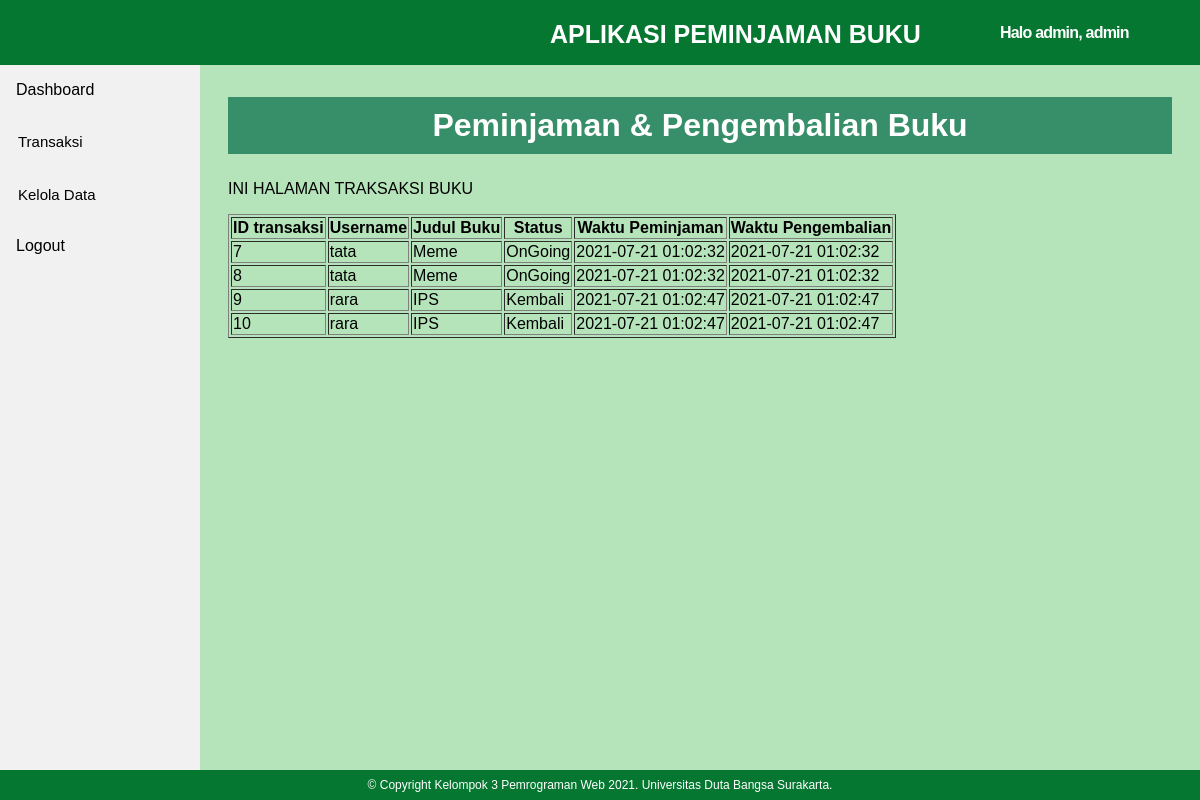
The app's page /dashboard/peminjaman.php (signed in) with its own data.
### tables this page shows
CREATE TABLE `transaksi` (
  `id` int(254) NOT NULL,
  `kd_buku` int(11) NOT NULL,
  `username` varchar(255) NOT NULL,
  `status` varchar(10) NOT NULL,
  `waktu_peminjaman` datetime NOT NULL,
  `waktu_pengembalian` datetime NOT NULL,
  `denda` int(100) NOT NULL
);

CREATE TABLE `user` (
  `id` int(11) NOT NULL,
  `username` varchar(255) NOT NULL,
  `password` varchar(255) NOT NULL,
  `namaLengkap` varchar(255) NOT NULL,
  `jenisKelamin` varchar(30) NOT NULL,
  `alamat` varchar(255) NOT NULL,
  `noTelp` varchar(20) NOT NULL,
  `level` varchar(255) NOT NULL
);

CREATE TABLE `buku` (
  `id` int(11) NOT NULL,
  `kode_buku` int(11) NOT NULL,
  `judul` varchar(255) NOT NULL,
  `penerbit` varchar(255) NOT NULL,
  `penulis` varchar(255) NOT NULL,
  `tahun` int(50) NOT NULL,
  `kategori_buku` varchar(255) NOT NULL,
  `jumlah` int(255) NOT NULL,
  `cover` varchar(255) NOT NULL
);

### backend/functions.php (called while the page is built, shortened)
<?php
$conn = mysqli_connect("localhost", "handi2", "7jebatsendal", "handi2");
	function cekPeminjaman(){
		global $conn;
		$query = "SELECT transaksi.id, user.username, buku.judul, transaksi.status, transaksi.waktu_peminjaman, transaksi.waktu_pengembalian FROM ((transaksi INNER JOIN user ON transaksi.username = user.username) INNER JOIN buku ON transaksi.kd_buku = buku.kode_buku)";
		$result = $conn->query($query);
		$rows = $result->fetch_all(MYSQLI_ASSOC);
		return $rows;
	}
?>

### dashboard/peminjaman.php (the view, shortened to what this page needs)
<?php
    include_once("../backend/functions.php");
?>
<!DOCTYPE html>
<html>
<head>
         <link rel="stylesheet" type="text/css" href="../assets/css/style_admin.css">
</head>
<body>
    <header>
                 <p>APLIKASI PEMINJAMAN BUKU</p>
                    <aside class="menu">
                    <div class="menu-content">
                    Halo <b><?php echo $_SESSION['username']; ?>,</b> <b><?php echo $_SESSION['level']; ?></b>
                   </div>
                  </aside>
    </header>
    <?php
	require_once("../template/sidebar.php");
     ?>
        <div class="content">
        <h2>Peminjaman & Pengembalian Buku</h2>
        <p>INI HALAMAN TRAKSAKSI BUKU</p>
        <table border=1>
            <tr>
                <th>ID transaksi</th>
                <th>Username</th>
                <th>Judul Buku</th>
                <th>Status</th>
                <th>Waktu Peminjaman</th>
                <th>Waktu Pengembalian</th>
            </tr>
            <?php
            $data = cekPeminjaman();
            if (empty($data)){
                echo "<tr>";
                echo "<td colspan=\"6\"><center>Tidak ada data</center></td>";
                echo "</tr>";
            }else{
                foreach($data as $pinjam){
                    echo "<tr>";
                    echo "<td>{$pinjam['id']}</td>";
                    echo "<td>{$pinjam['username']}";
                    echo "<td>{$pinjam['judul']}</td>";
                    echo "<td>{$pinjam['status']}</td>";
                    echo "<td>{$pinjam['waktu_pengembalian']}</td>";
                    echo "<td>{$pinjam['waktu_peminjaman']}</td>";
                    echo "</tr>";
                }
            }
            ?>
        </table>
        </div>
</body>
    <?php
    include_once("../template/footer.php");
    ?>
</html>

### assets/css/style_admin.css (style rules this page uses)
body { background-color: rgb(182, 228, 186); font: 16px sans-serif,arial; }
header { position: fixed; background-color: rgb(6, 119, 49); height: 65px; width: 100%; top: 0; left: 0; }
header p { padding-bottom: 15px; font-size: 25px; color: white; line-height: 18px; font-weight: bold; float: left; margin-left: 550px; text-align: center; }
.menu>.menu-content { width: 200px; height: 65px; float: right; font-family: sans-serif,Arial; font-size: 16px; font-weight: bold; letter-spacing: -0.05em; position: relative; color: white; line-height: 65px; background-color: rgb(6, 119, 49); }
div.content { margin-top: 50px; margin-left: 200px; padding: 20px 20px; height: 700px; background-color: rgb(182, 228, 186); }
div.content h2 { background-color: rgb(55, 143, 106); color: white; text-align: center; padding: 10px; }
div.content h2 { background-color: rgb(55, 143, 106); color: white; text-align: center; font-size: 32px; padding: 10px; }

### records on screen
transaksi: id "7", user.username "tata", buku.judul "Meme", status "OnGoing", waktu_pengembalian "2021-07-21 01:02:32", waktu_peminjaman "2021-07-21 01:02:32"
transaksi: id "8", user.username "tata", buku.judul "Meme", status "OnGoing", waktu_pengembalian "2021-07-21 01:02:32", waktu_peminjaman "2021-07-21 01:02:32"
transaksi: id "9", user.username "rara", buku.judul "IPS", status "Kembali", waktu_pengembalian "2021-07-21 01:02:47", waktu_peminjaman "2021-07-21 01:02:47"
transaksi: id "10", user.username "rara", buku.judul "IPS", status "Kembali", waktu_pengembalian "2021-07-21 01:02:47", waktu_peminjaman "2021-07-21 01:02:47"

### other values on screen
$_SESSION['username'] "admin"
$_SESSION['level'] "admin"
